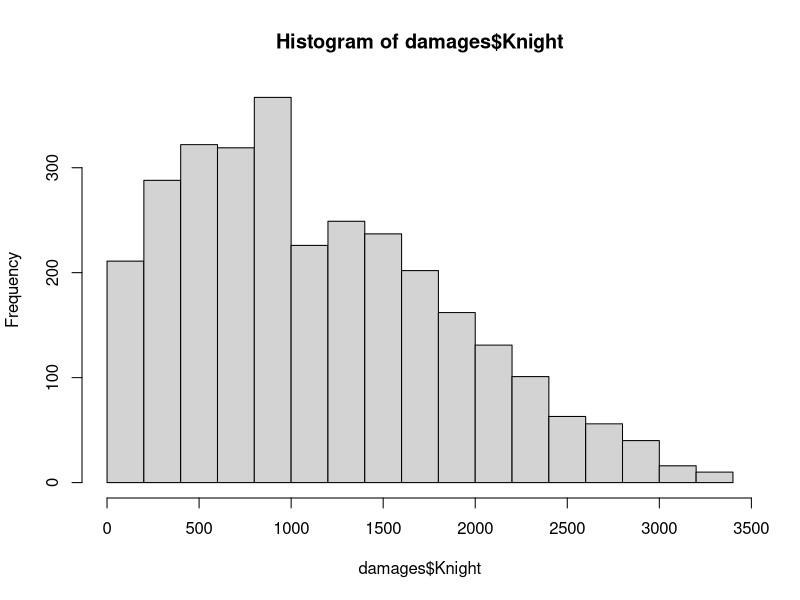
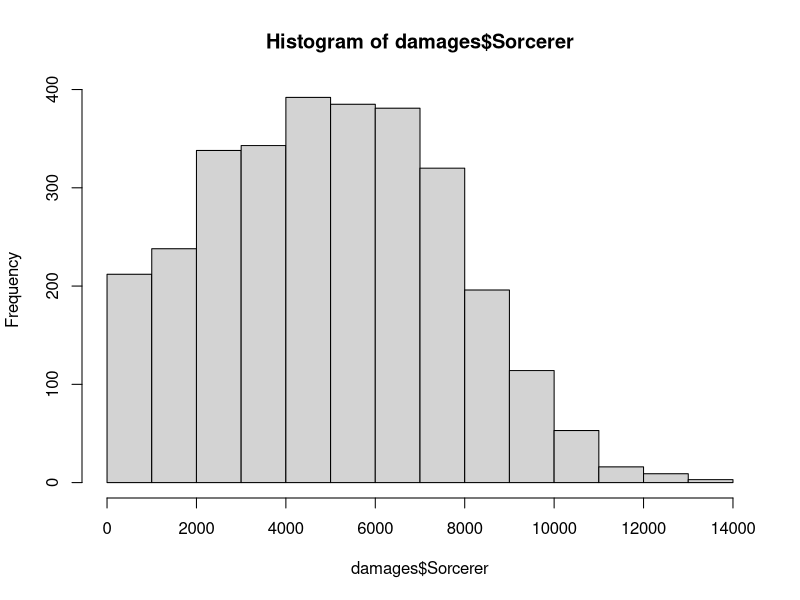
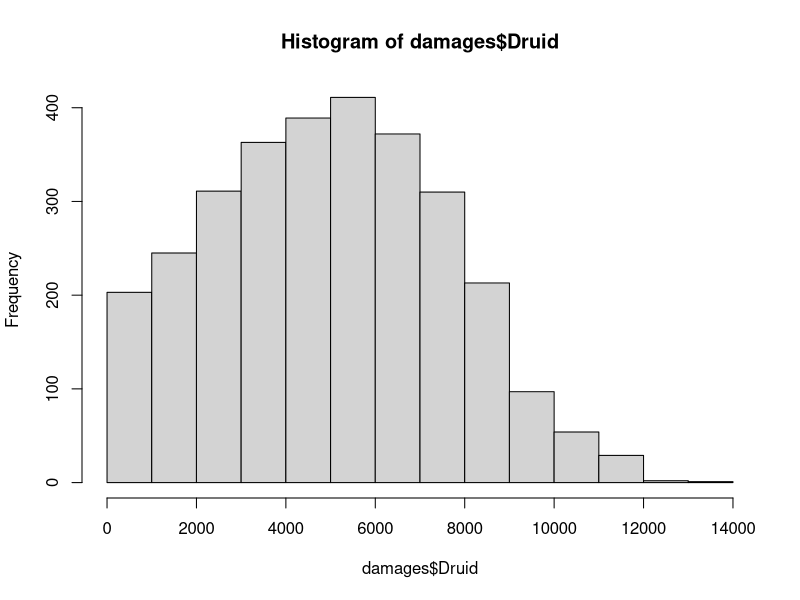
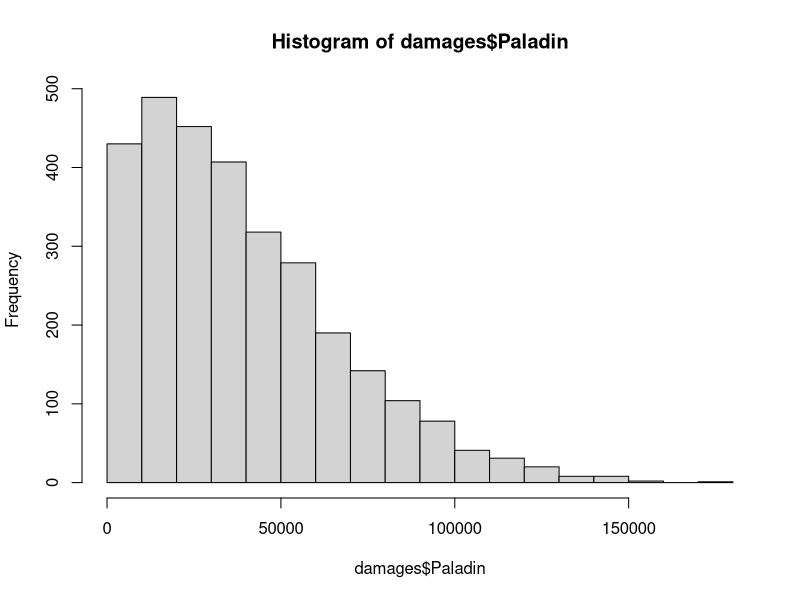
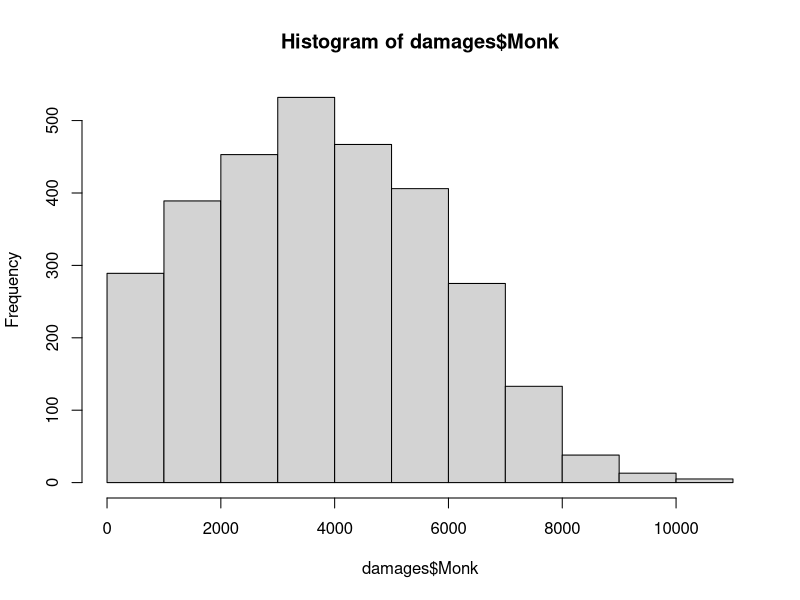
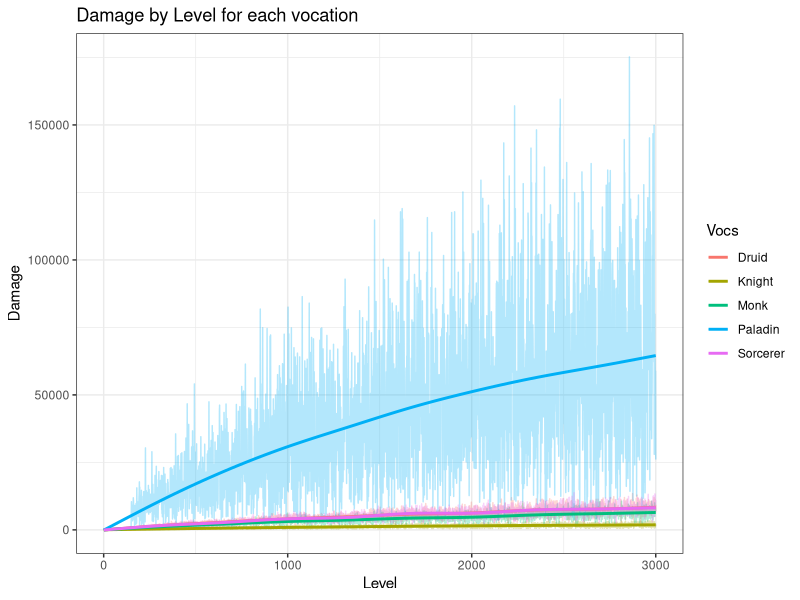

R code for these plots, in order:
# compare the scaling of damage for each vocation in tibia.
# the scaling is pretty similar for each vocation, what changes is mostly the area attack for each vocation
#
# knight: 1 basic attack + area attack (exori gran: 9 sqm) 
# sorcerer : 1 basic attack + rune (GFB: 37 sqm)
# druid: 1 basic attack + rune (AVA: 37 sqm)
# paladin: 1 basic attack + rune (Diamond arrow: 21; AVA: 37 sqm)
# monk: 1 basic attack + rune (AVA: 37 sqm)
#
# in each turn, the quantity of targets should vary given a certain truncated normal probability distribution
#
if(!require(truncnorm)){install.packages("truncnorm"); library(truncnorm)}
if(!require(ggplot2)){install.packages("ggplot2"); library(ggplot2)}
if(!require(tidyr)){install.packages("tidyr"); library(tidyr)}
if(!require(dplyr)){install.packages("dplyr"); library(dplyr)}

# define how much SQM a vocation hits in a turn.
Hit_Number = function(sqm, hit_number){
  a = 1
  b = sqm
  mu = round(sqm / 2)
  sigma = 5
  
  hit = round(rtruncnorm(hit_number, a = a, b = b, mean = mu, sd = sigma))
  return(hit)
}

level = seq(1, 3000, 1)
damages = data.frame()
for(i in 1:length(level)){
  # Damage Base + Base * SQM hit from sampling
  # Leveling changes in time
  # Base damage
  if(i <= 149){
    base_k = ceiling(i / 5)
    base_s = ceiling(i / 5)
    base_d = ceiling(i / 5)
    base_p = ceiling(i / 5)
    base_m = ceiling(i / 5)
  }
  
  if(i >= 150 && i <= 500){
    base_k = ceiling(i / 5)
    base_s = ceiling(i / 5)
    base_d = ceiling(i / 5)
    base_p = ceiling(i / 5) * Hit_Number(21, 1)
    base_m = ceiling(i / 5)
  }
  
  if(i >= 501 && i <= 1100){
    base_k = ceiling(i / 6)
    base_s = ceiling(i / 6)
    base_d = ceiling(i / 6)
    base_p = ceiling(i / 6) * Hit_Number(21, 1)
    base_m = ceiling(i / 6)
  }
  
  if(i >= 1101 && i <= 1800){
    base_k = ceiling(i / 7)
    base_s = ceiling(i / 7)
    base_d = ceiling(i / 7)
    base_p = ceiling(i / 7) * Hit_Number(21, 1)
    base_m = ceiling(i / 7)
  }
  
  if(i >= 1801 && i <= 2600){
    base_k = ceiling(i / 8)
    base_s = ceiling(i / 8)
    base_d = ceiling(i / 8)
    base_p = ceiling(i / 8) * Hit_Number(21, 1)
    base_m = ceiling(i / 8)
  }
  
  if(i >= 2601 && i <= 3500){
    base_k = ceiling(i / 9)
    base_s = ceiling(i / 9)
    base_d = ceiling(i / 9)
    base_p = ceiling(i / 9) * Hit_Number(21, 1)
    base_m = ceiling(i / 9)
  }
  
  if(i >= 3501 && i <= 4300){
    base_k = ceiling(i / 10)
    base_s = ceiling(i / 10)
    base_d = ceiling(i / 10)
    base_p = ceiling(i / 10) * Hit_Number(21, 1)
    base_m = ceiling(i / 10)
  }
  
  if(i >= 4301 && i <= 5200){
    base_k = ceiling(i / 11)
    base_s = ceiling(i / 11)
    base_d = ceiling(i / 11)
    base_p = ceiling(i / 11) * Hit_Number(21, 1)
    base_m = ceiling(i / 11)
  }
  
  if(i >= 5201 && i <= 6200){
    base_k = ceiling(i / 12)
    base_s = ceiling(i / 12)
    base_d = ceiling(i / 12)
    base_p = ceiling(i / 12) * Hit_Number(21, 1)
    base_m = ceiling(i / 12)
  }
  
  # Damage in area
  area_k = base_k * Hit_Number(9, 1) # exori gran
  area_s = (base_s * Hit_Number(37, 1)) + (base_s * Hit_Number(11, 1)) # GFB + exori vis hur
  area_d = (base_d * Hit_Number(37, 1)) + (base_d * Hit_Number(11, 1)) # AVA + exori terra hur
  area_p = base_p * Hit_Number(37, 1) # AVA or GFB
  area_m = base_m * Hit_Number(37, 1) # AVA or GFB
  
  # Total damage
  total_k = base_k + area_k
  total_s = base_s + area_s
  total_d = base_d + area_d
  total_p = base_p + area_p
  total_m = base_m + area_m
  
  #
  turn = c(total_k, total_s, total_d, total_p, total_m)
  damages = rbind(damages, turn)
}
colnames(damages) = c("Knight", "Sorcerer", "Druid", "Paladin", "Monk")

# basic stats
summary(damages)

par(mfrow = c(2,3))
pdf("~/Dropbox/tibia_damage/Histograms_Damages.pdf")
hist(damages$Knight)
hist(damages$Sorcerer)
hist(damages$Druid)
hist(damages$Paladin)
hist(damages$Monk)
dev.off()

# 
damages_new = damages %>% mutate(Level = row_number())

# Transform wide to long
damages_long = damages_new %>%
  pivot_longer(cols = c(Knight, Sorcerer, Druid, Paladin, Monk),
               names_to = "Vocs",
               values_to = "Dano")

# Plot
p = ggplot(damages_long, aes(x = Level, y = Dano, color = Vocs)) +
    geom_line(alpha = 0.3) +
    geom_smooth(method = "gam", se = FALSE, linewidth = 1) +
    theme_minimal() +
    labs(title = "Damage by Level for each vocation",
         x = "Level",
         y = "Damage") +
    theme_bw()

# save plot
ggsave(p, filename = "~/Dropbox/tibia_damage/Damage_Voc.pdf")
